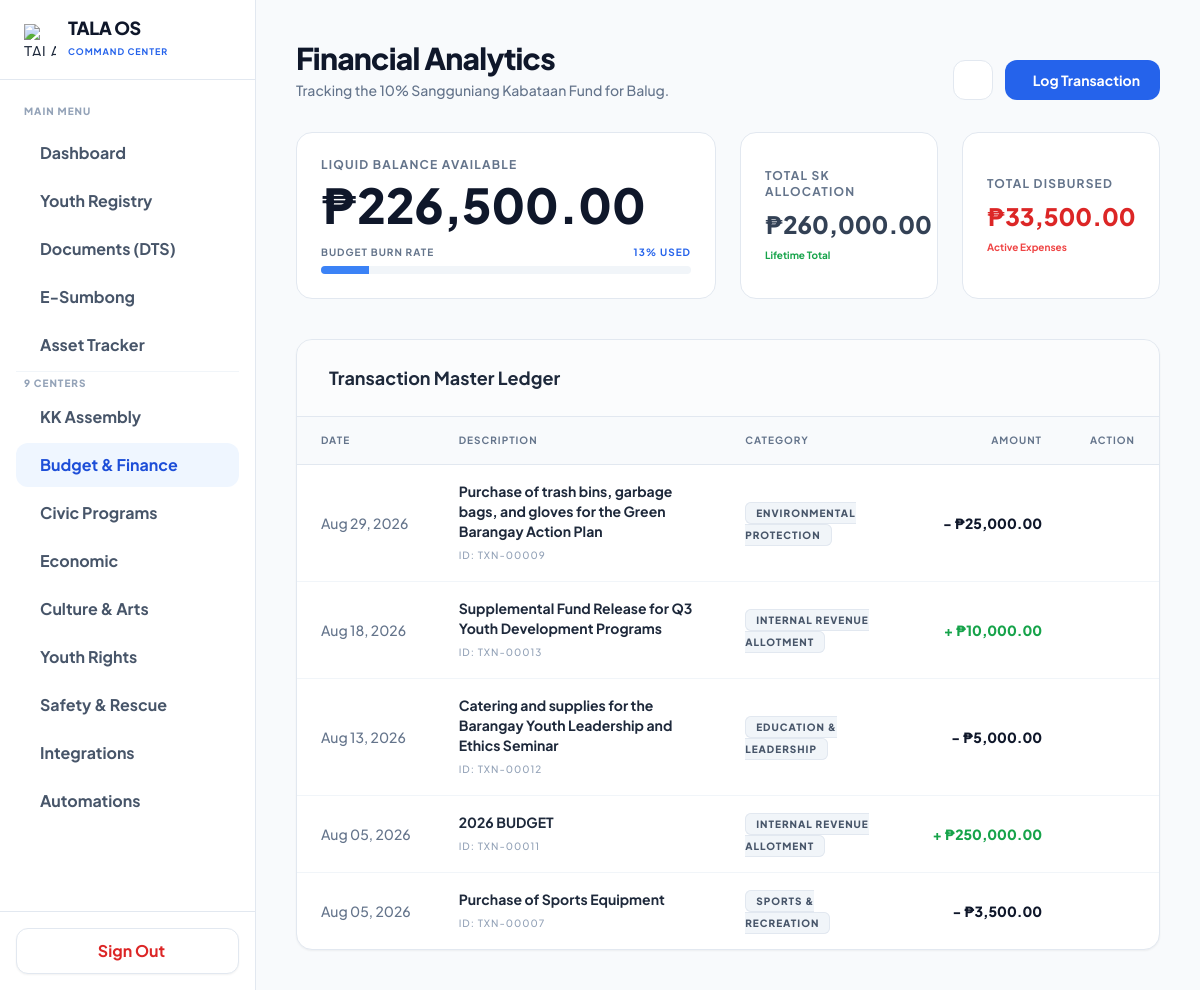
The app's page /sk2_budget.php (signed in) with its own data.
### tables this page shows
CREATE TABLE `sk2_transactions` (
  `id` int(11) NOT NULL,
  `barangay` varchar(100) DEFAULT 'Municipal Level',
  `description` varchar(255) NOT NULL,
  `category` varchar(100) NOT NULL,
  `type` enum('Allocation','Expense') DEFAULT 'Expense',
  `amount` decimal(15,2) NOT NULL,
  `transaction_date` date NOT NULL,
  `created_at` timestamp NULL DEFAULT current_timestamp()
);

### sk2_budget.php (the view, shortened to what this page needs)
<?php
require 'db_connect.php';
$barangay = $_SESSION['admin_barangay'] ?? 'Municipal';
try {
    $pdo->exec("CREATE TABLE IF NOT EXISTS `sk2_transactions` (
        `id` INT AUTO_INCREMENT PRIMARY KEY,
        `barangay` VARCHAR(100) NOT NULL,
        `description` VARCHAR(255) NOT NULL,
        `category` VARCHAR(100) NOT NULL,
        `type` ENUM('Allocation', 'Expense') DEFAULT 'Expense',
        `amount` DECIMAL(15,2) NOT NULL,
        `transaction_date` DATE NOT NULL,
        `created_at` TIMESTAMP DEFAULT CURRENT_TIMESTAMP
    )");
} catch (PDOException $e) {}
$stmt = $pdo->prepare("SELECT * FROM sk2_transactions WHERE barangay = ? ORDER BY transaction_date DESC, id DESC");
$stmt->execute([$barangay]);
$transactions = $stmt->fetchAll(PDO::FETCH_ASSOC);
$total_allocation = 0;
$total_expense = 0;
foreach($transactions as $tx) {
    if ($tx['type'] == 'Allocation') $total_allocation += $tx['amount'];
    if ($tx['type'] == 'Expense') $total_expense += $tx['amount'];
}
$remaining_balance = $total_allocation - $total_expense;
$burn_rate = $total_allocation > 0 ? round(($total_expense / $total_allocation) * 100) : 0;
?>
<!DOCTYPE html>
<html lang="en" class="light">
<head>
    <script src="https://cdn.tailwindcss.com"></script>
</head>
<body class="bg-slate-50 text-slate-800 dark:bg-zinc-950 dark:text-zinc-100 flex h-screen overflow-hidden selection:bg-blue-500 selection:text-white transition-colors duration-300">
<?php include 'sk2_sidebar.php'; ?>
<main class="ml-64 flex-1 h-screen overflow-y-auto custom-scrollbar relative bg-slate-50 dark:bg-zinc-950 transition-colors duration-300">
    <main class="flex-1 overflow-y-auto custom-scrollbar relative">
        <div class="relative z-10 p-8 lg:p-10 max-w-[1600px] mx-auto">
            <div class="flex flex-col md:flex-row justify-between items-start md:items-end mb-8 gap-4">
                <div>
                    <h2 class="text-3xl font-black text-slate-900 dark:text-white tracking-tight flex items-center gap-3 mb-1">
                        Financial Analytics
                    </h2>
                    <p class="text-sm text-slate-500 dark:text-zinc-400 font-medium">Tracking the 10% Sangguniang Kabataan Fund for <?= htmlspecialchars($barangay) ?>.</p>
                </div>
                <div class="flex items-center gap-3">
                    <button id="themeToggle" class="w-10 h-10 flex items-center justify-center rounded-xl bg-white border border-slate-200 text-slate-500 hover:bg-slate-50 dark:bg-zinc-900 dark:border-zinc-800 dark:text-zinc-400 dark:hover:bg-zinc-800 transition-colors">
                    </button>
                    <button onclick="document.getElementById('newTransactionModal').classList.remove('hidden')" class="bg-blue-600 hover:bg-blue-700 text-white px-5 py-2.5 rounded-xl font-bold text-sm flex items-center gap-2 transition-colors">
                        <i class="ph-bold ph-receipt"></i> Log Transaction
                    </button>
                </div>
            </div>
            <div class="grid grid-cols-1 md:grid-cols-4 gap-6 mb-10">
                <div class="bg-white dark:bg-zinc-900 border border-slate-200 dark:border-zinc-800 p-6 rounded-2xl md:col-span-2 relative overflow-hidden transition-colors">
                    <div class="absolute top-0 right-0 p-6 opacity-10 text-blue-500 dark:text-blue-400">
                    </div>
                    <p class="text-xs font-bold uppercase tracking-widest text-slate-500 dark:text-zinc-500 mb-2">Liquid Balance Available</p>
                    <h3 class="text-4xl sm:text-5xl font-black text-slate-900 dark:text-white mb-4">₱<?= number_format($remaining_balance, 2) ?></h3>
                    <div class="w-full">
                        <div class="flex justify-between text-[10px] font-bold text-slate-500 dark:text-zinc-400 mb-1.5 uppercase tracking-widest">
                            <span>Budget Burn Rate</span>
                            <span class="<?= $burn_rate > 80 ? 'text-red-500 dark:text-red-400' : 'text-blue-600 dark:text-blue-400' ?>"><?= $burn_rate ?>% Used</span>
                        </div>
                        <div class="w-full h-2 bg-slate-100 dark:bg-zinc-800 rounded-full overflow-hidden">
                            <div class="h-full <?= $burn_rate > 80 ? 'bg-red-500' : 'bg-blue-500' ?> transition-all duration-1000" style="width: <?= $burn_rate ?>%"></div>
                        </div>
                    </div>
                </div>
                <div class="bg-white dark:bg-zinc-900 border border-slate-200 dark:border-zinc-800 p-6 rounded-2xl flex flex-col justify-center transition-colors">
                    <p class="text-xs font-bold uppercase tracking-widest text-slate-500 dark:text-zinc-500 mb-2">Total SK Allocation</p>
                    <h3 class="text-2xl font-black text-slate-700 dark:text-zinc-300">₱<?= number_format($total_allocation, 2) ?></h3>
                    <p class="text-[10px] text-green-600 dark:text-green-500 font-bold mt-2"><i class="ph-bold ph-trend-up"></i> Lifetime Total</p>
                </div>
                <div class="bg-white dark:bg-zinc-900 border border-slate-200 dark:border-zinc-800 p-6 rounded-2xl flex flex-col justify-center transition-colors">
                    <p class="text-xs font-bold uppercase tracking-widest text-slate-500 dark:text-zinc-500 mb-2">Total Disbursed</p>
                    <h3 class="text-2xl font-black text-red-600 dark:text-red-400">₱<?= number_format($total_expense, 2) ?></h3>
                    <p class="text-[10px] text-red-500 dark:text-red-500 font-bold mt-2"><i class="ph-bold ph-trend-down"></i> Active Expenses</p>
                </div>
            </div>
            <div class="bg-white dark:bg-zinc-900 rounded-2xl overflow-hidden border border-slate-200 dark:border-zinc-800 relative transition-colors shadow-sm dark:shadow-none">
                <div class="p-6 border-b border-slate-200 dark:border-zinc-800 flex justify-between items-center bg-slate-50/50 dark:bg-zinc-900/50">
                    <h3 class="text-lg font-bold text-slate-800 dark:text-white flex items-center gap-2">
                        <i class="ph-bold ph-list-dashes text-blue-500"></i> Transaction Master Ledger
                    </h3>
                </div>
                <div class="overflow-x-auto">
                    <table class="w-full text-left border-collapse min-w-[800px]">
                        <thead>
                            <tr class="bg-slate-50 dark:bg-zinc-900/50 text-[10px] font-bold text-slate-500 dark:text-zinc-500 uppercase tracking-widest border-b border-slate-200 dark:border-zinc-800">
                                <th class="py-4 px-6">Date</th>
                                <th class="py-4 px-6">Description</th>
                                <th class="py-4 px-6">Category</th>
                                <th class="py-4 px-6 text-right">Amount</th>
                                <th class="py-4 px-6 text-center w-16">Action</th>
                            </tr>
                        </thead>
                        <tbody class="text-sm font-medium divide-y divide-slate-100 dark:divide-zinc-800/50">
                            <?php if(empty($transactions)): ?>
                                <tr>
                                    <td colspan="5" class="py-16 text-center">
                                        <i class="ph-fill ph-wallet text-5xl text-slate-300 dark:text-zinc-700 mb-3 inline-block"></i>
                                        <p class="text-slate-500 dark:text-zinc-400 font-bold">No transactions recorded yet.</p>
                                    </td>
                                </tr>
                            <?php else: ?>
                                <?php foreach($transactions as $tx): ?>
                                <tr class="hover:bg-slate-50 dark:hover:bg-zinc-800/50 transition-colors group">
                                    <td class="py-4 px-6 text-slate-500 dark:text-zinc-400 whitespace-nowrap">
                                        <?= date('M d, Y', strtotime($tx['transaction_date'])) ?>
                                    </td>
                                    <td class="py-4 px-6">
                                        <p class="text-slate-800 dark:text-zinc-200 font-bold"><?= htmlspecialchars($tx['description']) ?></p>
                                        <p class="text-[10px] text-slate-400 dark:text-zinc-500 uppercase tracking-widest mt-1">ID: TXN-<?= str_pad($tx['id'], 5, '0', STR_PAD_LEFT) ?></p>
                                    </td>
                                    <td class="py-4 px-6">
                                        <span class="px-2.5 py-1 rounded-md text-[10px] font-extrabold uppercase tracking-widest border border-slate-200 bg-slate-100 text-slate-600 dark:bg-zinc-800 dark:border-zinc-700 dark:text-zinc-300">
                                            <?= htmlspecialchars($tx['category']) ?>
                                        </span>
                                    </td>
                                    <td class="py-4 px-6 text-right whitespace-nowrap">
                                        <?php if($tx['type'] == 'Allocation'): ?>
                                            <span class="text-green-600 dark:text-green-400 font-black">+ ₱<?= number_format($tx['amount'], 2) ?></span>
                                        <?php else: ?>
                                            <span class="text-slate-900 dark:text-white font-black">- ₱<?= number_format($tx['amount'], 2) ?></span>
                                        <?php endif; ?>
                                    </td>
                                    <td class="py-4 px-6 text-center">
                                    </td>
                                </tr>
                                <?php endforeach; ?>
                            <?php endif; ?>
                        </tbody>
                    </table>
                </div>
            </div>
        </div>
    </main>
</body>
</html>

### sk2_budget.php (style rules this page uses)
body { transition: background-color 0.3s ease, color 0.3s ease; }

### records on screen
sk2_transactions: transaction_date "Aug 29, 2026", description "Purchase of trash bins, garbage bags, and gloves for the Green Barangay Action Plan", id "00009", category "ENVIRONMENTAL PROTECTION", amount "25,000.00"
sk2_transactions: transaction_date "Aug 18, 2026", description "Supplemental Fund Release for Q3 Youth Development Programs", id "00013", category "INTERNAL REVENUE ALLOTMENT", amount "10,000.00"
sk2_transactions: transaction_date "Aug 13, 2026", description "Catering and supplies for the Barangay Youth Leadership and Ethics Seminar", id "00012", category "EDUCATION & LEADERSHIP", amount "5,000.00"
sk2_transactions: transaction_date "Aug 05, 2026", description "2026 BUDGET", id "00011", category "INTERNAL REVENUE ALLOTMENT", amount "250,000.00"
sk2_transactions: transaction_date "Aug 05, 2026", description "Purchase of Sports Equipment", id "00007", category "SPORTS & RECREATION", amount "3,500.00"

### other values on screen
$barangay "Balug"
$remaining_balance "226,500.00"
$burn_rate "13"
$total_allocation "260,000.00"
$total_expense "33,500.00"
